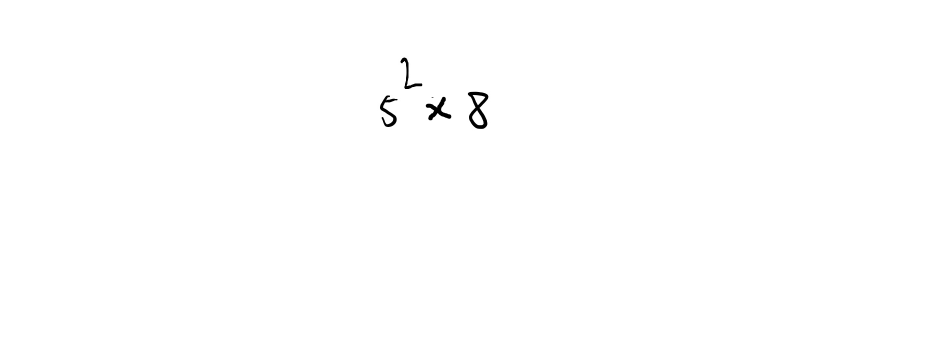
#> input picture Test.jpg, 1892 x 724 px (shown at 1/2 size)
$ jupyter execute --allow-errors 'equation solver.ipynb'   (shell and % lines are left out)
#> lines starting #> are read from the running program, lines starting #| are printed output that depends on the picture; after the words box and inside, x2 and y2 are one past the last pixel; in counts of white or black regions, pixels touching at a corner belong together
[cell 1]
import cv2
from tensorflow.keras.models import load_model
import numpy as np
import pandas as pd
from keras.callbacks import LearningRateScheduler

#> (a cell that did not finish here is left out)

[cell 3]
img = cv2.imread('Test.jpg')            #load input image
#> img is the input picture: shape (724, 1892, 3); min 0, max 255, mean 254.4

[cell 4]
import matplotlib.pyplot as plt

[cell 5]
plt.imshow(img)

[cell 6]
img3 = img.copy()           #copy image
images=[]                   #list contains all mathematical digits in image
pos=[]                      #list contains position of digits in image

#get segmentaion of digits in image
def segmentNumbers(img):
    gray = cv2.cvtColor(img,cv2.COLOR_BGR2GRAY)
    _,thresh = cv2.threshold(gray, 120, 255, cv2.THRESH_OTSU | cv2.THRESH_BINARY_INV)
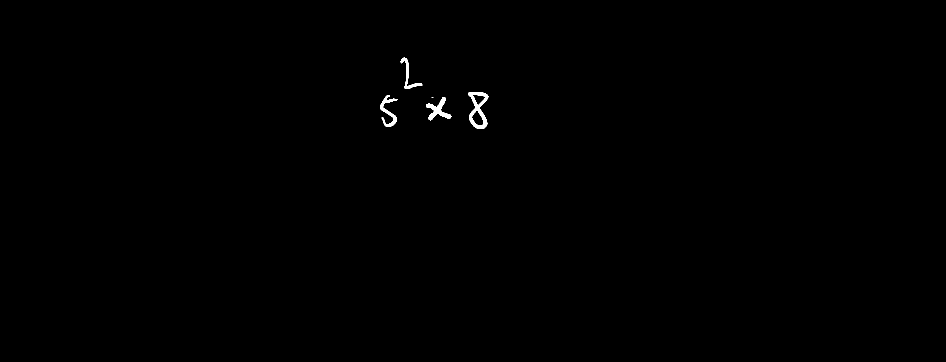
#> thresh: shape (724, 1892) (shown at 1/2 size); 0.24% white; 5 white regions (1 under 20 px), largest, box (x1, y1, x2, y2) and area: (936, 184, 977, 258) 1262, (852, 194, 903, 241) 848, (760, 191, 795, 254) 716, (801, 115, 845, 178) 509
    rect_kernel = cv2.getStructuringElement(cv2.MORPH_RECT, (10, 10))
    dilation = cv2.dilate(thresh, rect_kernel, iterations = 2)
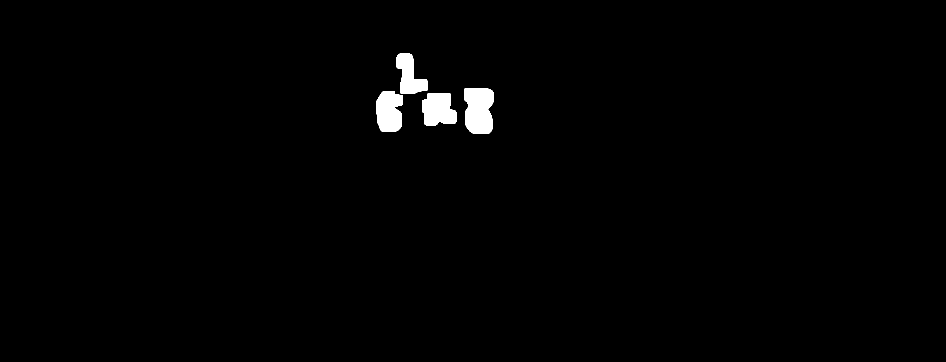
#> dilation: shape (724, 1892) (shown at 1/2 size); 1.1% white; 4 white regions
    cnts = cv2.findContours(dilation, cv2.RETR_EXTERNAL, cv2.CHAIN_APPROX_SIMPLE)
#> cnts = 4 contours; box (x1, y1, x2, y2) and area: (928, 176, 987, 268) 4618, (752, 183, 805, 264) 3501, (844, 186, 913, 251) 3492, (793, 107, 855, 188) 2784
    cnts = cnts[0] if len(cnts) == 2 else cnts[0]
    for cnt in cnts:
        x,y,w,h = cv2.boundingRect(cnt)
        img2 = img[y:y+h,x:x+w]
        img2 = cv2.resize(img2,(100,100),interpolation = cv2.INTER_AREA)
        images.append(img2)
        pos.append([x,y])
        print(x,y,w,h)      #for illustration
        rect = cv2.rectangle(img3, (x, y), (x + w, y + h),(0, 255, 0), 2)       #for illustration
#> this loop made 4 passes
#> (x, y, w, h) on passes 1 to 4: (844, 186, 69, 65), (752, 183, 53, 81), (928, 176, 59, 92), (793, 107, 62, 81)
#| 844 186 69 65
#| 752 183 53 81
#| 928 176 59 92
#| 793 107 62 81
#> pass 1, in segmentNumbers, `img2 = img[y:y+h,x:x+w]`:
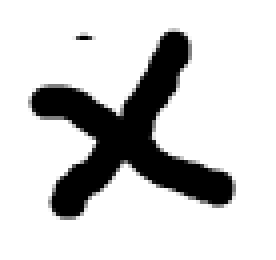
#> img2: shape (65, 69, 3) (shown 4 times larger); min 0, max 255, mean 206.5
#> pass 1, in segmentNumbers, `img2 = cv2.resize(img2,(100,100),interpolation = cv2.INTER_AREA)`:
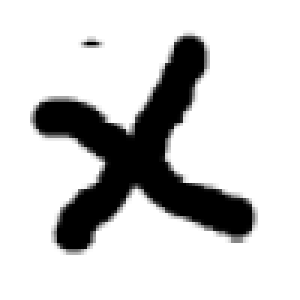
#> img2: shape (100, 100, 3) (shown 3 times larger); min 0, max 255, mean 206.7
#> pass 2, in segmentNumbers, `img2 = img[y:y+h,x:x+w]`:
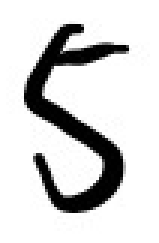
#> img2: shape (81, 53, 3) (shown 3 times larger); min 0, max 255, mean 212.8
#> after the loop:
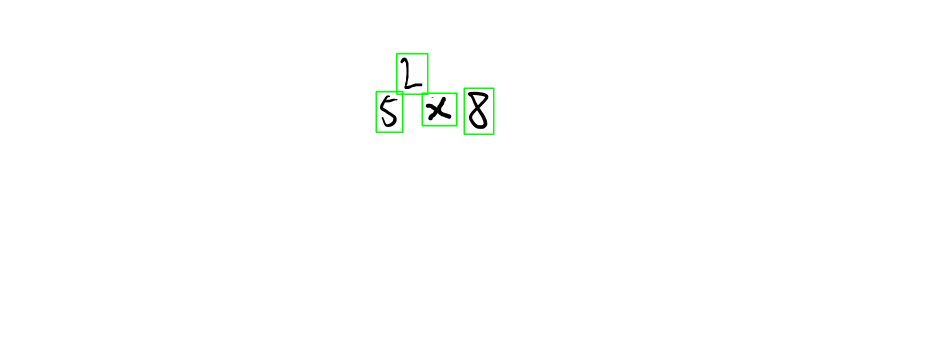
#> img3: shape (724, 1892, 3) (shown at 1/2 size); 0.24% of pixels changed, all inside (x1, y1, x2, y2) = (751, 106, 989, 270)
#> after the loop, images = 4 items; pos = [[844, 186], [752, 183], [928, 176], [793, 107]]

segmentNumbers(img)
plt.imshow(img3)

[cell 7]
plt.imshow(images[2])           #show sample digit from input image after segmentaion process
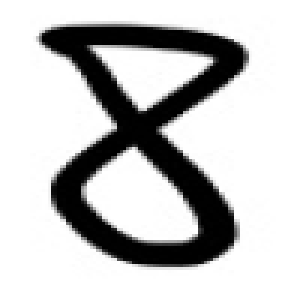
#> shown: shape (100, 100, 3) (shown 3 times larger); min 0, max 255, mean 195.8

[cell 8]
#pre-process input image before forwarding to model
def processImage(img):
    img = cv2.resize(img,(100,100))
    img = np.array(img)
    img = np.expand_dims(img, axis=0)
    img = img.astype('float32')
    img /= 255
    return img

[cell 9]
x = processImage(images[2])

#> (a cell that did not finish here is left out)

[cell 11]
labels = ['zero','one','two','three','four','five','six','seven','eight','nine','minus','plus','equal','div','decimal','times']
#> (the rest of this cell did not finish here and is left out)

[cell 12]
j = 0

#append labels to digits position after segmentation process
#> (the rest of this cell did not finish here and is left out)

[cell 13]
pos = sorted(pos)
#> pos = [[752, 183], [793, 107], [844, 186], [928, 176]]
print(pos)
#| [[752, 183], [793, 107], [844, 186], [928, 176]]

[cell 14]
#final stage to calculate equation
def preprocess_func(pos):
    string_to_num = {'zero' : '0', 'one' : '1', 'two' : '2', 'three' : '3', 'four' : '4', 'five' : '5', 'six' : '6', 'seven' : '7','eight' : '8', 'nine' : '9','minus' : '-','plus' : '+','equal' : '=','div' : '/','times' : '*'}
    num = ''
    s = ''
    for i in range(len(pos)):
        #check if digit is raised to power ex: (2^6)
        if pos[i][-1] in string_to_num:
            if i >= 1 and pos[i-1][1] - pos[i][1] >= 50:
                s += num
                s += '**'
                num = ''
            num += string_to_num[pos[i][-1]]
        else:
            s += num
            s += string_to_num[pos[i][-1]]
            num = ''
#> this loop made 1 pass
    s += num
    return s

#> (the rest of this cell did not finish here and is left out)
